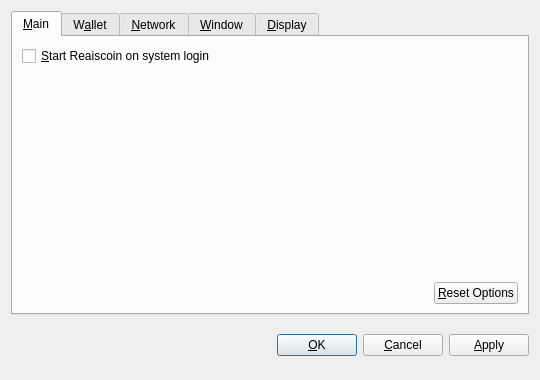
<?xml version="1.0" encoding="UTF-8"?>
<ui version="4.0">
 <class>OptionsDialog</class>
 <widget class="QDialog" name="OptionsDialog">
  <property name="geometry">
   <rect>
    <x>0</x>
    <y>0</y>
    <width>540</width>
    <height>380</height>
   </rect>
  </property>
  <property name="windowTitle">
   <string>Options</string>
  </property>
  <property name="modal">
   <bool>true</bool>
  </property>
  <layout class="QVBoxLayout" name="verticalLayout">
   <item>
    <widget class="QTabWidget" name="tabWidget">
     <property name="tabPosition">
      <enum>QTabWidget::North</enum>
     </property>
     <property name="currentIndex">
      <number>0</number>
     </property>
     <widget class="QWidget" name="tabMain">
      <attribute name="title">
       <string>&amp;Main</string>
      </attribute>
      <layout class="QVBoxLayout" name="verticalLayout_Main">
       <item>
        <widget class="QCheckBox" name="bitcoinAtStartup">
         <property name="toolTip">
          <string>Automatically start Reaiscoin after logging in to the system.</string>
         </property>
         <property name="text">
          <string>&amp;Start Reaiscoin on system login</string>
         </property>
        </widget>
       </item>
       <item>
        <spacer name="verticalSpacer_Main">
         <property name="orientation">
          <enum>Qt::Vertical</enum>
         </property>
         <property name="sizeHint" stdset="0">
          <size>
           <width>20</width>
           <height>40</height>
          </size>
         </property>
        </spacer>
       </item>
       <item>
        <layout class="QHBoxLayout" name="horizontalLayout_2_Main">
         <item>
          <spacer name="horizontalSpacer_2_Main">
           <property name="orientation">
            <enum>Qt::Horizontal</enum>
           </property>
           <property name="sizeHint" stdset="0">
            <size>
             <width>40</width>
             <height>20</height>
            </size>
           </property>
          </spacer>
         </item>
         <item>
          <widget class="QPushButton" name="resetButton">
           <property name="toolTip">
            <string>Reset all client options to default.</string>
           </property>
           <property name="text">
            <string>&amp;Reset Options</string>
           </property>
           <property name="autoDefault">
            <bool>false</bool>
           </property>
          </widget>
         </item>
        </layout>
       </item>
      </layout>
     </widget>
     <widget class="QWidget" name="tabWallet">
      <attribute name="title">
       <string>W&amp;allet</string>
      </attribute>
      <layout class="QVBoxLayout" name="verticalLayout_Network">
       <item>
        <widget class="QLabel" name="transactionFeeInfoLabel">
         <property name="text">
          <string>Optional transaction fee per kB that helps make sure your transactions are processed quickly. Most transactions are 1 kB.</string>
         </property>
         <property name="textFormat">
          <enum>Qt::PlainText</enum>
         </property>
         <property name="wordWrap">
          <bool>true</bool>
         </property>
        </widget>
       </item>
       <item>
        <layout class="QHBoxLayout" name="horizontalLayout_1_Main">
         <item>
          <widget class="QLabel" name="transactionFeeLabel">
           <property name="text">
            <string>Pay transaction &amp;fee</string>
           </property>
           <property name="textFormat">
            <enum>Qt::PlainText</enum>
           </property>
           <property name="buddy">
            <cstring>transactionFee</cstring>
           </property>
          </widget>
         </item>
         <item>
          <widget class="BitcoinAmountField" name="transactionFee"/>
         </item>
         <item>
          <spacer name="horizontalSpacer_1_Main">
           <property name="orientation">
            <enum>Qt::Horizontal</enum>
           </property>
           <property name="sizeHint" stdset="0">
            <size>
             <width>40</width>
             <height>20</height>
            </size>
           </property>
          </spacer>
         </item>
        </layout>
       </item>
       <item>
        <widget class="QLabel" name="label">
         <property name="text">
          <string>If you disable the spending of unconfirmed change, the change from a transaction cannot be used until that transaction has at least one confirmation. This also affects how your balance is computed.</string>
         </property>
         <property name="wordWrap">
          <bool>true</bool>
         </property>
        </widget>
       </item>
       <item>
        <widget class="QCheckBox" name="spendZeroConfChange">
         <property name="text">
          <string>Spend unconfirmed change  (experts only)</string>
         </property>
        </widget>
       </item>
       <item>
        <spacer name="verticalSpacer">
         <property name="orientation">
          <enum>Qt::Vertical</enum>
         </property>
         <property name="sizeHint" stdset="0">
          <size>
           <width>20</width>
           <height>40</height>
          </size>
         </property>
        </spacer>
       </item>
      </layout>
     </widget>
     <widget class="QWidget" name="tabNetwork">
      <attribute name="title">
       <string>&amp;Network</string>
      </attribute>
      <layout class="QVBoxLayout" name="verticalLayout_Network">
       <item>
        <widget class="QCheckBox" name="mapPortUpnp">
         <property name="toolTip">
          <string>Automatically open the Reaiscoin client port on the router. This only works when your router supports UPnP and it is enabled.</string>
         </property>
         <property name="text">
          <string>Map port using &amp;UPnP</string>
         </property>
        </widget>
       </item>
       <item>
        <widget class="QCheckBox" name="connectSocks">
         <property name="toolTip">
          <string>Connect to the Reaiscoin network through a SOCKS proxy (e.g. when connecting through Tor).</string>
         </property>
         <property name="text">
          <string>&amp;Connect through SOCKS proxy:</string>
         </property>
        </widget>
       </item>
       <item>
        <layout class="QHBoxLayout" name="horizontalLayout_Network">
         <item>
          <widget class="QLabel" name="proxyIpLabel">
           <property name="text">
            <string>Proxy &amp;IP:</string>
           </property>
           <property name="textFormat">
            <enum>Qt::PlainText</enum>
           </property>
           <property name="buddy">
            <cstring>proxyIp</cstring>
           </property>
          </widget>
         </item>
         <item>
          <widget class="QValidatedLineEdit" name="proxyIp">
           <property name="maximumSize">
            <size>
             <width>140</width>
             <height>16777215</height>
            </size>
           </property>
           <property name="toolTip">
            <string>IP address of the proxy (e.g. 127.0.0.1)</string>
           </property>
          </widget>
         </item>
         <item>
          <widget class="QLabel" name="proxyPortLabel">
           <property name="text">
            <string>&amp;Port:</string>
           </property>
           <property name="textFormat">
            <enum>Qt::PlainText</enum>
           </property>
           <property name="buddy">
            <cstring>proxyPort</cstring>
           </property>
          </widget>
         </item>
         <item>
          <widget class="QLineEdit" name="proxyPort">
           <property name="maximumSize">
            <size>
             <width>55</width>
             <height>16777215</height>
            </size>
           </property>
           <property name="toolTip">
            <string>Port of the proxy (e.g. 9050)</string>
           </property>
          </widget>
         </item>
         <item>
          <widget class="QLabel" name="socksVersionLabel">
           <property name="text">
            <string>SOCKS &amp;Version:</string>
           </property>
           <property name="textFormat">
            <enum>Qt::PlainText</enum>
           </property>
           <property name="buddy">
            <cstring>socksVersion</cstring>
           </property>
          </widget>
         </item>
         <item>
          <widget class="QValueComboBox" name="socksVersion">
           <property name="toolTip">
            <string>SOCKS version of the proxy (e.g. 5)</string>
           </property>
          </widget>
         </item>
         <item>
          <spacer name="horizontalSpacer_Network">
           <property name="orientation">
            <enum>Qt::Horizontal</enum>
           </property>
           <property name="sizeHint" stdset="0">
            <size>
             <width>40</width>
             <height>20</height>
            </size>
           </property>
          </spacer>
         </item>
        </layout>
       </item>
       <item>
        <spacer name="verticalSpacer_Network">
         <property name="orientation">
          <enum>Qt::Vertical</enum>
         </property>
         <property name="sizeHint" stdset="0">
          <size>
           <width>20</width>
           <height>40</height>
          </size>
         </property>
        </spacer>
       </item>
      </layout>
     </widget>
     <widget class="QWidget" name="tabWindow">
      <attribute name="title">
       <string>&amp;Window</string>
      </attribute>
      <layout class="QVBoxLayout" name="verticalLayout_Window">
       <item>
        <widget class="QCheckBox" name="minimizeToTray">
         <property name="toolTip">
          <string>Show only a tray icon after minimizing the window.</string>
         </property>
         <property name="text">
          <string>&amp;Minimize to the tray instead of the taskbar</string>
         </property>
        </widget>
       </item>
       <item>
        <widget class="QCheckBox" name="minimizeOnClose">
         <property name="toolTip">
          <string>Minimize instead of exit the application when the window is closed. When this option is enabled, the application will be closed only after selecting Quit in the menu.</string>
         </property>
         <property name="text">
          <string>M&amp;inimize on close</string>
         </property>
        </widget>
       </item>
       <item>
        <spacer name="verticalSpacer_Window">
         <property name="orientation">
          <enum>Qt::Vertical</enum>
         </property>
         <property name="sizeHint" stdset="0">
          <size>
           <width>20</width>
           <height>40</height>
          </size>
         </property>
        </spacer>
       </item>
      </layout>
     </widget>
     <widget class="QWidget" name="tabDisplay">
      <attribute name="title">
       <string>&amp;Display</string>
      </attribute>
      <layout class="QVBoxLayout" name="verticalLayout_Display">
       <item>
        <layout class="QHBoxLayout" name="horizontalLayout_1_Display">
         <item>
          <widget class="QLabel" name="langLabel">
           <property name="text">
            <string>User Interface &amp;language:</string>
           </property>
           <property name="textFormat">
            <enum>Qt::PlainText</enum>
           </property>
           <property name="buddy">
            <cstring>lang</cstring>
           </property>
          </widget>
         </item>
         <item>
          <widget class="QValueComboBox" name="lang">
           <property name="toolTip">
            <string>The user interface language can be set here. This setting will take effect after restarting Reaiscoin.</string>
           </property>
          </widget>
         </item>
        </layout>
       </item>
       <item>
        <layout class="QHBoxLayout" name="horizontalLayout_2_Display">
         <item>
          <widget class="QLabel" name="unitLabel">
           <property name="text">
            <string>&amp;Unit to show amounts in:</string>
           </property>
           <property name="textFormat">
            <enum>Qt::PlainText</enum>
           </property>
           <property name="buddy">
            <cstring>unit</cstring>
           </property>
          </widget>
         </item>
         <item>
          <widget class="QValueComboBox" name="unit">
           <property name="toolTip">
            <string>Choose the default subdivision unit to show in the interface and when sending coins.</string>
           </property>
          </widget>
         </item>
        </layout>
       </item>
       <item>
        <widget class="QCheckBox" name="displayAddresses">
         <property name="toolTip">
          <string>Whether to show Reaiscoin addresses in the transaction list or not.</string>
         </property>
         <property name="text">
          <string>&amp;Display addresses in transaction list</string>
         </property>
        </widget>
       </item>
       <item>
        <widget class="QCheckBox" name="coinControlFeatures">
         <property name="toolTip">
          <string>Whether to show coin control features or not.</string>
         </property>
         <property name="text">
          <string>Display coin &amp;control features (experts only!)</string>
         </property>
        </widget>
       </item>
       <item>
        <spacer name="verticalSpacer_Display">
         <property name="orientation">
          <enum>Qt::Vertical</enum>
         </property>
         <property name="sizeHint" stdset="0">
          <size>
           <width>20</width>
           <height>40</height>
          </size>
         </property>
        </spacer>
       </item>
      </layout>
     </widget>
    </widget>
   </item>
   <item>
    <layout class="QHBoxLayout" name="horizontalLayout_Buttons">
     <item>
      <spacer name="horizontalSpacer_1">
       <property name="orientation">
        <enum>Qt::Horizontal</enum>
       </property>
       <property name="sizeHint" stdset="0">
        <size>
         <width>40</width>
         <height>48</height>
        </size>
       </property>
      </spacer>
     </item>
     <item>
      <widget class="QLabel" name="statusLabel">
       <property name="font">
        <font>
         <weight>75</weight>
         <bold>true</bold>
        </font>
       </property>
       <property name="text">
        <string/>
       </property>
       <property name="textFormat">
        <enum>Qt::PlainText</enum>
       </property>
       <property name="wordWrap">
        <bool>true</bool>
       </property>
      </widget>
     </item>
     <item>
      <spacer name="horizontalSpacer_2">
       <property name="orientation">
        <enum>Qt::Horizontal</enum>
       </property>
       <property name="sizeHint" stdset="0">
        <size>
         <width>40</width>
         <height>48</height>
        </size>
       </property>
      </spacer>
     </item>
     <item>
      <widget class="QPushButton" name="okButton">
       <property name="text">
        <string>&amp;OK</string>
       </property>
      </widget>
     </item>
     <item>
      <widget class="QPushButton" name="cancelButton">
       <property name="text">
        <string>&amp;Cancel</string>
       </property>
       <property name="autoDefault">
        <bool>false</bool>
       </property>
      </widget>
     </item>
     <item>
      <widget class="QPushButton" name="applyButton">
       <property name="text">
        <string>&amp;Apply</string>
       </property>
       <property name="autoDefault">
        <bool>false</bool>
       </property>
      </widget>
     </item>
    </layout>
   </item>
  </layout>
 </widget>
 <customwidgets>
  <customwidget>
   <class>BitcoinAmountField</class>
   <extends>QSpinBox</extends>
   <header>bitcoinamountfield.h</header>
  </customwidget>
  <customwidget>
   <class>QValueComboBox</class>
   <extends>QComboBox</extends>
   <header>qvaluecombobox.h</header>
  </customwidget>
  <customwidget>
   <class>QValidatedLineEdit</class>
   <extends>QLineEdit</extends>
   <header>qvalidatedlineedit.h</header>
  </customwidget>
 </customwidgets>
 <resources/>
 <connections/>
</ui>
